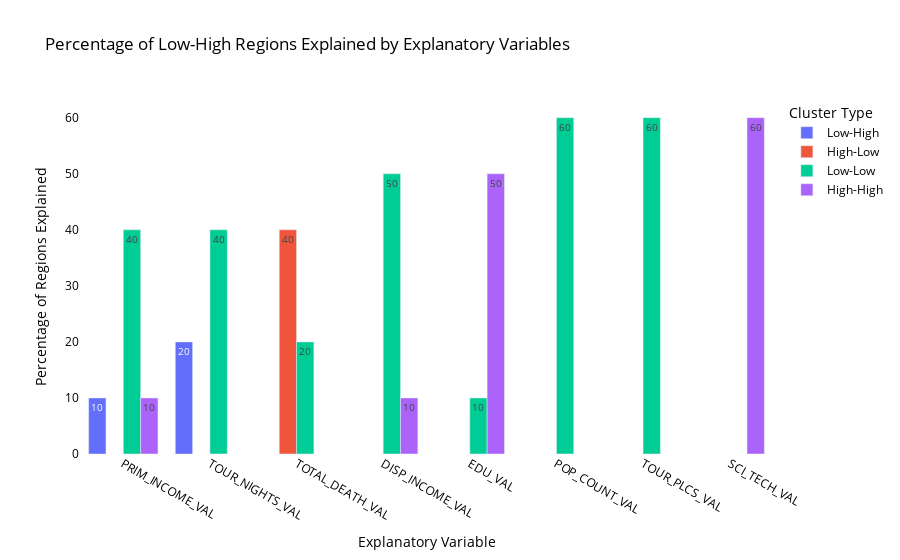

Notebook cell for this chart:
### Markdown cell above
#### Low-High regions

### Code cell
gdp_outlier_type = 'Low-High'
create_interactive_bar_graph(LH_regions_GDP, exp_dict_list, spatial_cluster_list, gdp_outlier_type)
# Important to remember that the total number of LH regions is only 10

### Figure 1 — Plotly figure (JSON) as saved in the notebook; plotly's stock layout.template omitted (floating-point values rounded to 4 significant figures)
{"data": [{"alignmentgroup": "True", "hovertemplate": "Cluster Type=Low-High<br>Explanatory Variable=%{x}<br>Percentage of Regions=%{text}<extra></extra>", "legendgroup": "Low-High", "marker": {"color": "#636efa", "pattern": {"shape": ""}}, "name": "Low-High", "offsetgroup": "Low-High", "orientation": "v", "showlegend": true, "text": [10.0, 20.0], "textposition": "auto", "x": ["PRIM_INCOME_VAL", "TOUR_NIGHTS_VAL"], "xaxis": "x", "y": [10.0, 20.0], "yaxis": "y", "type": "bar"}, {"alignmentgroup": "True", "hovertemplate": "Cluster Type=High-Low<br>Explanatory Variable=%{x}<br>Percentage of Regions=%{text}<extra></extra>", "legendgroup": "High-Low", "marker": {"color": "#EF553B", "pattern": {"shape": ""}}, "name": "High-Low", "offsetgroup": "High-Low", "orientation": "v", "showlegend": true, "text": [40.0], "textposition": "auto", "x": ["TOTAL_DEATH_VAL"], "xaxis": "x", "y": [40.0], "yaxis": "y", "type": "bar"}, {"alignmentgroup": "True", "hovertemplate": "Cluster Type=Low-Low<br>Explanatory Variable=%{x}<br>Percentage of Regions=%{text}<extra></extra>", "legendgroup": "Low-Low", "marker": {"color": "#00cc96", "pattern": {"shape": ""}}, "name": "Low-Low", "offsetgroup": "Low-Low", "orientation": "v", "showlegend": true, "text": [50.0, 10.0, 60.0, 40.0, 20.0, 40.0, 60.0], "textposition": "auto", "x": ["DISP_INCOME_VAL", "EDU_VAL", "POP_COUNT_VAL", "PRIM_INCOME_VAL", "TOTAL_DEATH_VAL", "TOUR_NIGHTS_VAL", "TOUR_PLCS_VAL"], "xaxis": "x", "y": [50.0, 10.0, 60.0, 40.0, 20.0, 40.0, 60.0], "yaxis": "y", "type": "bar"}, {"alignmentgroup": "True", "hovertemplate": "Cluster Type=High-High<br>Explanatory Variable=%{x}<br>Percentage of Regions=%{text}<extra></extra>", "legendgroup": "High-High", "marker": {"color": "#ab63fa", "pattern": {"shape": ""}}, "name": "High-High", "offsetgroup": "High-High", "orientation": "v", "showlegend": true, "text": [10.0, 50.0, 10.0, 60.0], "textposition": "auto", "x": ["DISP_INCOME_VAL", "EDU_VAL", "PRIM_INCOME_VAL", "SCI_TECH_VAL"], "xaxis": "x", "y": [10.0, 50.0, 10.0, 60.0], "yaxis": "y", "type": "bar"}], "layout": {"xaxis": {"anchor": "y", "domain": [0.0, 1.0], "title": {"text": "Explanatory Variable"}}, "yaxis": {"anchor": "x", "domain": [0.0, 1.0], "title": {"text": "Percentage of Regions Explained"}}, "legend": {"title": {"text": "Cluster Type"}, "tracegroupgap": 0}, "title": {"text": "Percentage of Low-High Regions Explained by Explanatory Variables"}, "barmode": "group", "uniformtext": {"minsize": 8, "mode": "hide"}, "font": {"color": "black"}, "plot_bgcolor": "white", "paper_bgcolor": "white"}}
